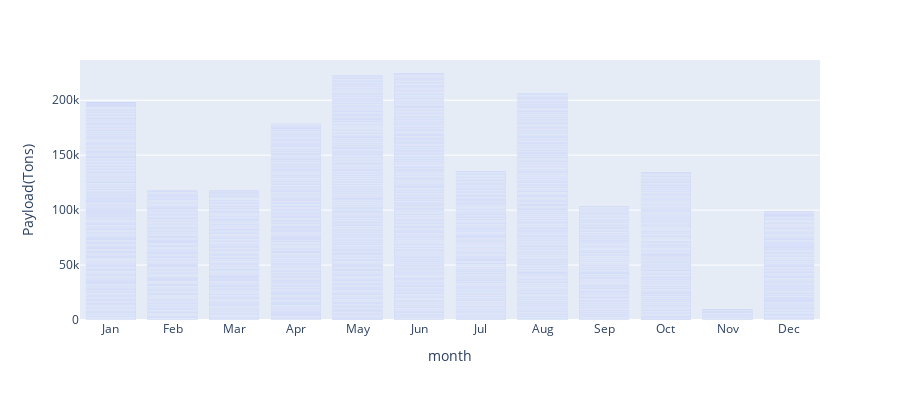

Notebook source saved alongside this figure:
### Code cell
import plotly.express as px
fig = px.bar(df, x="month", y="Payload(Tons)", height=400)
fig.show()

### Figure 1 — Plotly figure (JSON) as saved in the notebook; plotly's stock layout.template omitted (floating-point values rounded to 4 significant figures; data arrays with more than 128 entries replaced by an {"elided": "..."} marker saying what was removed)
{"data": [{"alignmentgroup": "True", "hovertemplate": "month=%{x}<br>Payload(Tons)=%{y}<extra></extra>", "legendgroup": "", "marker": {"color": "#636efa", "pattern": {"shape": ""}}, "name": "", "offsetgroup": "", "orientation": "v", "showlegend": false, "textposition": "auto", "type": "bar", "x": {"elided": "8398 str values"}, "xaxis": "x", "y": {"elided": "8398 float values"}, "yaxis": "y"}], "layout": {"barmode": "relative", "height": 400, "legend": {"tracegroupgap": 0}, "margin": {"t": 60}, "xaxis": {"anchor": "y", "domain": [0, 1], "title": {"text": "month"}}, "yaxis": {"anchor": "x", "domain": [0, 1], "title": {"text": "Payload(Tons)"}}}}
